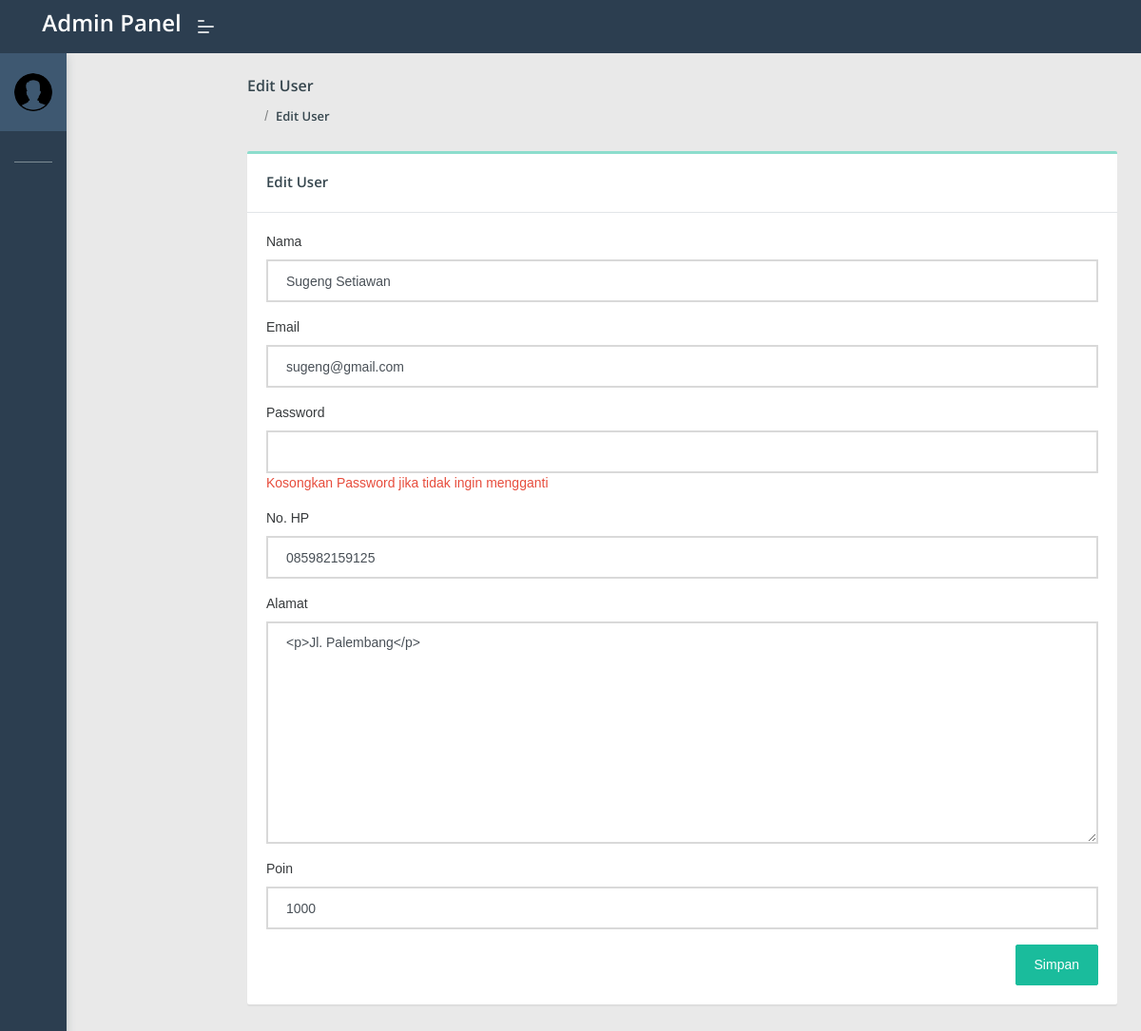
The page /admin/index.php?halaman=useredit&id=1 on the database its author committed.
### tables this page shows
CREATE TABLE `user` (
  `id` int(11) NOT NULL,
  `nama` varchar(255) NOT NULL,
  `email` varchar(255) NOT NULL,
  `password` text NOT NULL,
  `nohp` varchar(15) NOT NULL,
  `alamat` text NOT NULL,
  `poin` varchar(250) NOT NULL DEFAULT '0'
);

### admin/useredit.php (the view, shortened to what this page needs)
<?php
$id = $_GET['id'];
$ambil = $koneksi->query("SELECT * FROM user WHERE id='$id'");
$row = $ambil->fetch_assoc();
?>
<section class="pcoded-main-container">
    <div class="pcoded-content">
        <div class="page-header">
            <div class="page-block">
                <div class="row align-items-center">
                    <div class="col-md-12">
                        <div class="page-header-title">
                            <h5 class="m-b-10">Edit User</h5>
                        </div>
                        <ul class="breadcrumb">
                            <li class="breadcrumb-item"><a href="index.php"><i class="feather icon-home"></i></a></li>
                            <li class="breadcrumb-item"><a href="#!">Edit User</a></li>
                        </ul>
                    </div>
                </div>
            </div>
        </div>
        <div class="row">
            <div class="col-md-12">
                <div class="card">
                    <div class="card-header">
                        <h5>Edit User</h5>
                    </div>
                    <div class="card-body table-border-style">
                        <div class="row align-items-center justify-content-between">
                            <div class="col-12 col-lg-12">
                                <form method="post" enctype="multipart/form-data">
                                    <div class="row">
                                        <div class="col-12 col-md-12">
                                            <div class="form-group">
                                                <label>Nama</label>
                                                <input type="text" value="<?php echo $row['nama']; ?>" class="form-control" name="nama">
                                            </div>
                                        </div>
                                        <div class="col-12 col-md-12">
                                            <div class="form-group">
                                                <label>Email</label>
                                                <input type="email" class="form-control" name="email" value="<?php echo $row['email']; ?>">
                                            </div>
                                        </div>
                                        <div class="col-12">
                                            <div class="form-group">
                                                <label>Password</label>
                                                <input type="text" class="form-control" name="password">
                                                <span class="text-danger">Kosongkan Password jika tidak ingin mengganti</span>
                                            </div>
                                        </div>
                                        <div class="col-12">
                                            <div class="form-group">
                                                <label>No. HP</label>
                                                <input type="number" class="form-control" name="nohp" value="<?php echo $row['nohp']; ?>">
                                            </div>
                                        </div>
                                        <div class="col-12">
                                            <div class="form-group">
                                                <label>Alamat</label>
                                                <textarea class="form-control" name="alamat" required cols="30" rows="10"><?php echo $row['alamat']; ?></textarea>
                                            </div>
                                        </div>
                                        <div class="col-12">
                                            <div class="form-group">
                                                <label>Poin</label>
                                                <input type="number" class="form-control" name="poin" value="<?php echo $row['poin']; ?>">
                                            </div>
                                        </div>
                                        <div class="col-12">
                                            <button type="submit" class="btn btn-primary float-right" name="ubah">Simpan</button>
                                        </div>
                                    </div>
                                </form>
                            </div>
                        </div>
                    </div>
                </div>
            </div>
        </div>
    </div>
</section>

### rows shown on the page
user: nama "Sugeng Setiawan", email "sugeng@gmail.com", nohp "085982159125", alamat "<p>Jl. Palembang</p>", poin "1000"
